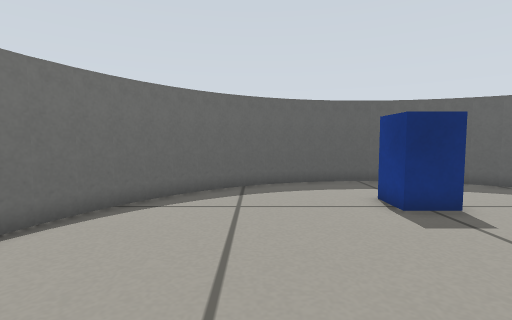
view 1 (above)

12 first-person views from a walk through a Gazebo world. The camera is 0.36 m above the floor, tilts 4° down and sees 85° across. The floor is counted in squares, 0.2 m on a side. Each view is taken from the middle of a square. On the plan, view 1 faces up. The plan holds only what a view shows up to about 15 squares ahead; the rest is blank.

view 2
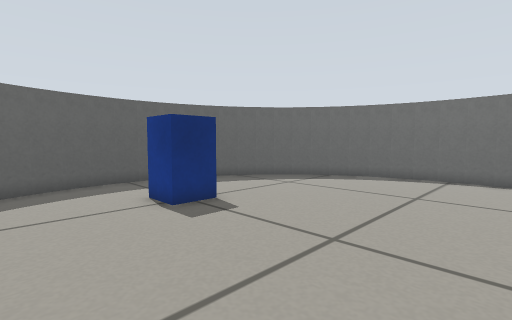

view 3
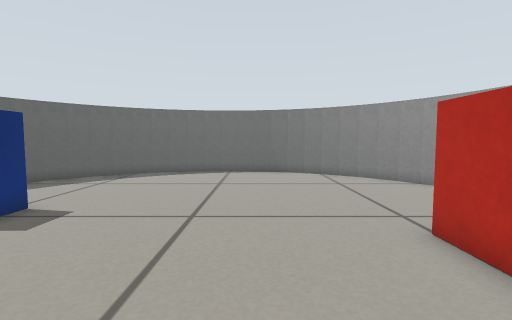

view 4
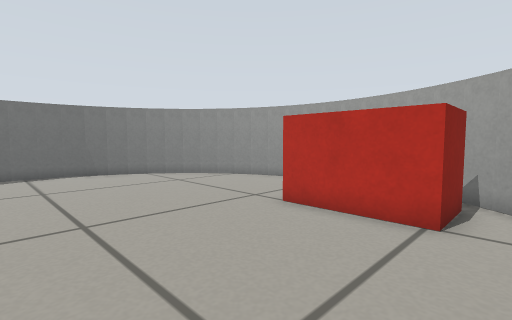

view 5
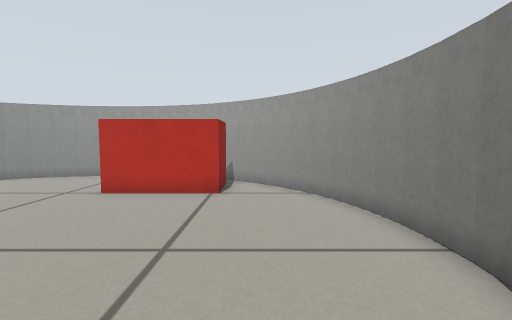

view 6
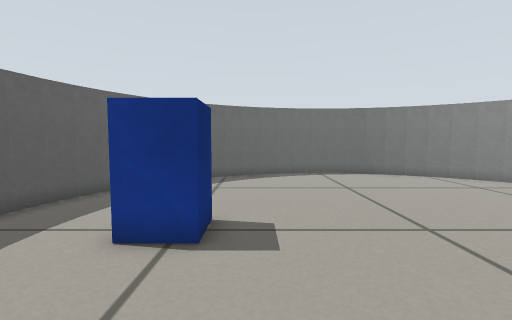

view 7
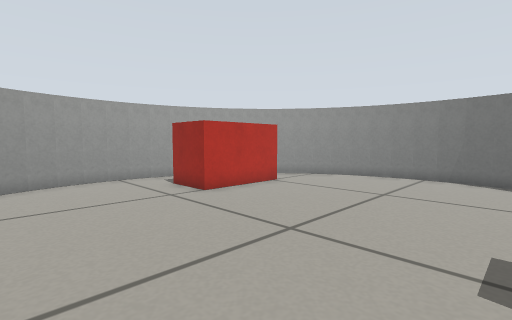

view 8
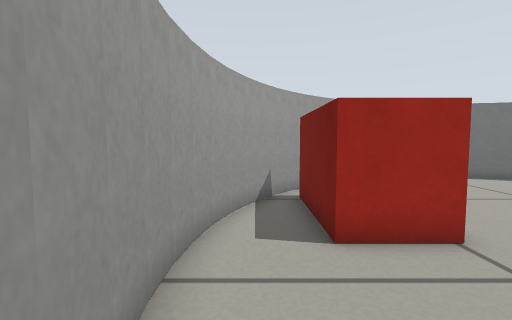

view 9
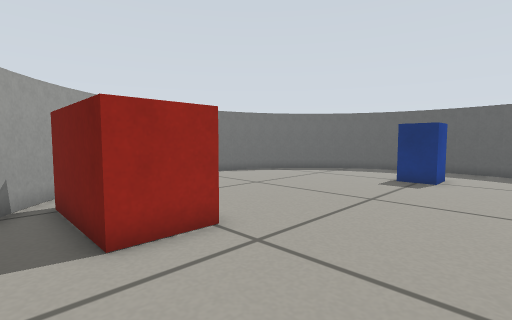

view 10
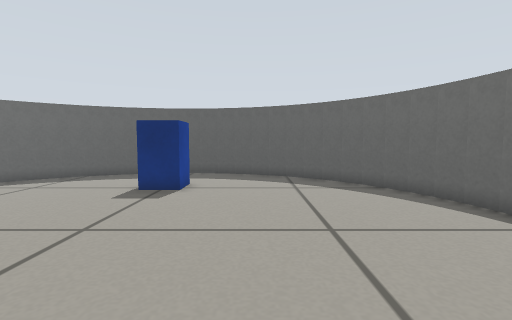

view 11
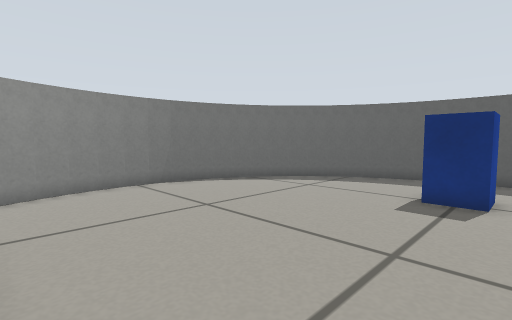

view 12
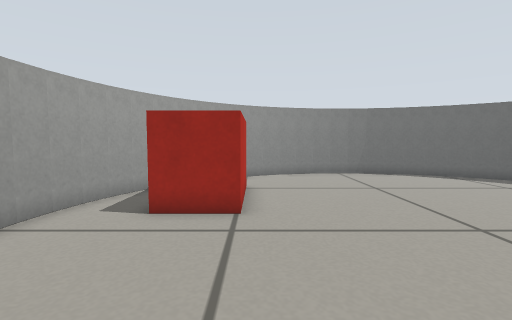

### Floor plan
Points are (right, up) in squares from view 1. A wall is a line through its corners. A room is listed if a view was taken in it or the views show most of it. See-through windows are left out.
Room 1 (views 1, 2, 3, 4, 5, 6, 7, 8, 9, 10, 11, 12)
walls: (-1.2, 10.3) (-2.1, 9.6); (-2.6, 9.1) (-3.4, 8.2); (-4.2, 6.7) (-4.7, 5.7); (-1.9, 9.8) (-2.7, 9); (0.5, 11.3) (-0.5, 10.8) (-1.3, 10.3); (-3.3, 8.3) (-3.8, 7.5); (-4.6, 5.8) (-4.9, 4.9); (-3.8, 7.6) (-4.3, 6.6); (2.2, 11.9) (1.2, 11.6); (1.3, 11.7) (0.3, 11.2); (-4.9, 5) (-5.1, 3.9); (3.2, 12.1) (2.1, 11.9); (-5.1, 4) (-5.2, 2.9); (-5.2, 3) (-5.2, 2); (4.1, 12.2) (3, 12.1); (-5.2, 2.1) (-5.1, 1); (-5.1, 1.1) (-4.9, 0.1); (6, 12.1) (5, 12.2) (4, 12.2); (6.9, 11.9) (5.9, 12.1); (-5, 0.2) (-4.6, -0.8); (7.9, 11.6) (6.8, 11.9); (-4.7, -0.7) (-4.3, -1.7); (-4.3, -1.6) (-3.8, -2.5); (8.8, 11.2) (7.7, 11.7); (9.5, 10.8) (8.6, 11.3); (-3.9, -2.4) (-3.3, -3.3) (-2.7, -4.1); (10.4, 10.2) (9.5, 10.9); (-2.7, -4) (-2, -4.7) (-1.3, -5.3) (-0.5, -5.8) (0.4, -6.3); (11.1, 9.6) (10.3, 10.3); (11.8, 8.9) (11, 9.7); (0.3, -6.2) (1.3, -6.7); (13.3, 6.5) (12.8, 7.5) (12.3, 8.3) (11.7, 9); (1.2, -6.6) (2.2, -6.9); (13.9, 4.8) (13.6, 5.9); (13.7, 5.7) (13.2, 6.8); (2, -6.9) (3.1, -7.1); (14.1, 3.8) (13.9, 4.9); (3, -7.1) (4.1, -7.2); (4, -7.2) (5, -7.2); (14.2, 2.9) (14.1, 4); (4.9, -7.2) (6, -7.1); (14.2, 2) (14.2, 3); (5.9, -7.1) (6.9, -6.9); (14.1, 1) (14.2, 2.1); (13.9, 0.1) (14.1, 1.1); (13.2, -1.7) (13.7, -0.7); (6.7, -7) (7.8, -6.6); (13.6, -0.9) (13.9, 0.2); (8.6, -6.3) (9.5, -5.8); (12.8, -2.5) (13.3, -1.7); (7.7, -6.7) (8.7, -6.2); (11.6, -4.1) (12.4, -3.2); (12.2, -3.4) (12.9, -2.5); (11, -4.7) (11.7, -4); (9.4, -5.9) (10.3, -5.3); (10.2, -5.4) (11.1, -4.7)
objects: red box (-1, -4) to (3, -3); blue box (4, 7) to (5, 8)

Positions as (right, up) in squares from view 1, and headings:
1: (0, 0), facing up
2: (0, 0), facing up-right
3: (-2, 1), facing right
4: (-2, 4), facing down-right
5: (-2, 7), facing down
6: (-1, 6), facing right
7: (9, 6), facing down-left
8: (8, -6), facing left
9: (8, -6), facing up-left
10: (8, -3), facing up
11: (6, -2), facing up-left
12: (10, -2), facing left
